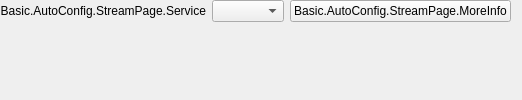
          <widget class="QFrame" name="widget_5">
           <property name="sizePolicy">
            <sizepolicy hsizetype="Preferred" vsizetype="Maximum">
             <horstretch>0</horstretch>
             <verstretch>0</verstretch>
            </sizepolicy>
           </property>
           <layout class="QFormLayout" name="topStreamLayout">
            <property name="fieldGrowthPolicy">
             <enum>QFormLayout::AllNonFixedFieldsGrow</enum>
            </property>
            <property name="labelAlignment">
             <set>Qt::AlignRight|Qt::AlignTrailing|Qt::AlignVCenter</set>
            </property>
            <property name="leftMargin">
             <number>0</number>
            </property>
            <property name="topMargin">
             <number>0</number>
            </property>
            <property name="bottomMargin">
             <number>0</number>
            </property>
            <item row="2" column="0">
             <widget class="QLabel" name="serviceLabel">
              <property name="minimumSize">
               <size>
                <width>170</width>
                <height>0</height>
               </size>
              </property>
              <property name="text">
               <string>Basic.AutoConfig.StreamPage.Service</string>
              </property>
              <property name="alignment">
               <set>Qt::AlignRight|Qt::AlignTrailing|Qt::AlignVCenter</set>
              </property>
              <property name="buddy">
               <cstring>service</cstring>
              </property>
             </widget>
            </item>
            <item row="2" column="1">
             <widget class="QFrame" name="serviceWidget">
              <layout class="QHBoxLayout" name="serviceWidgetLayout" stretch="0,0">
               <property name="leftMargin">
                <number>0</number>
               </property>
               <property name="topMargin">
                <number>0</number>
               </property>
               <property name="rightMargin">
                <number>0</number>
               </property>
               <property name="bottomMargin">
                <number>0</number>
               </property>
               <item>
                <widget class="QComboBox" name="service">
                 <property name="maxVisibleItems">
                  <number>20</number>
                 </property>
                </widget>
               </item>
               <item>
                <widget class="UrlPushButton" name="moreInfoButton">
                 <property name="sizePolicy">
                  <sizepolicy hsizetype="Maximum" vsizetype="Fixed">
                   <horstretch>0</horstretch>
                   <verstretch>0</verstretch>
                  </sizepolicy>
                 </property>
                 <property name="text">
                  <string>Basic.AutoConfig.StreamPage.MoreInfo</string>
                 </property>
                </widget>
               </item>
              </layout>
             </widget>
            </item>
           </layout>
          </widget>
